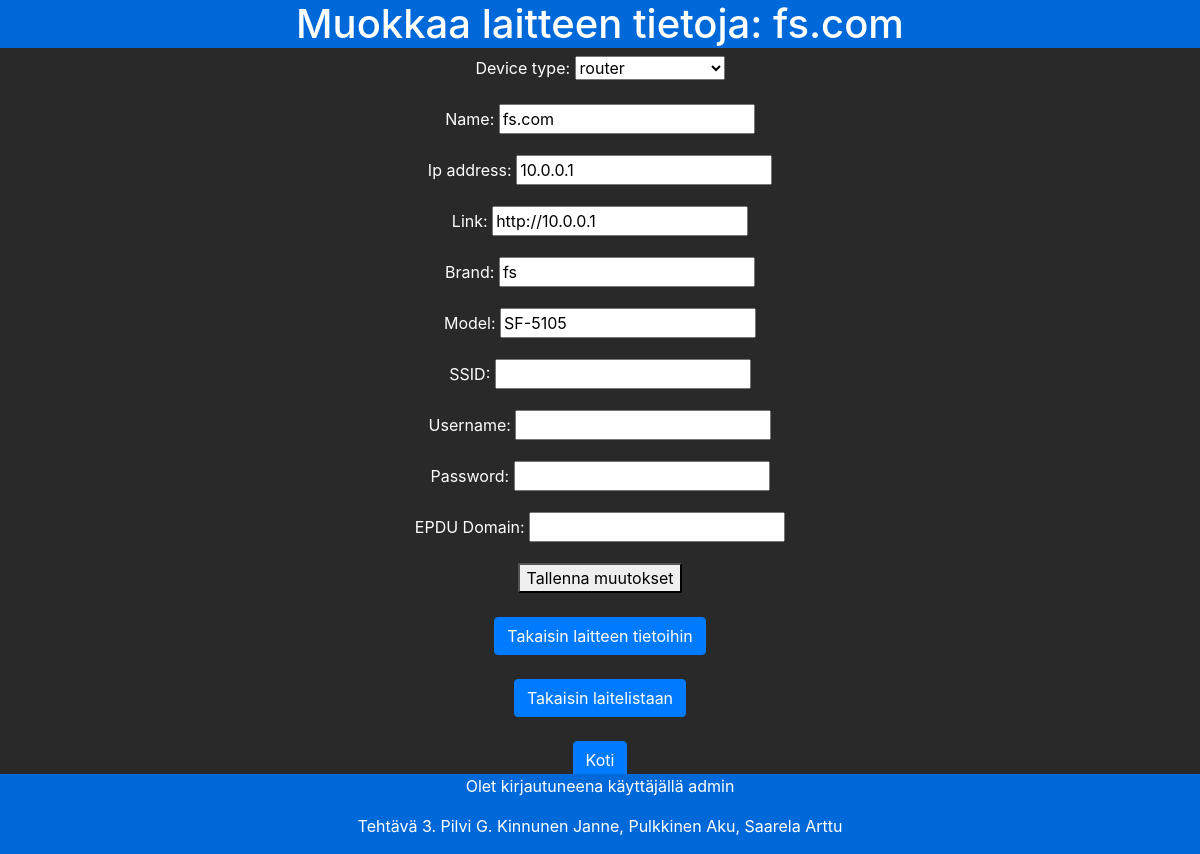
The page /devices/edit/8/ (signed in) on the database its author committed.
### devices/models.py (models this page shows, shortened)
class Device(models.Model):
    TYPE_CHOICES = [
        ('router', 'router'),
        ('switch', 'switch'),
        ('nas', 'nas'),
        ('epdu', 'epdu'),
        ('proxmox', 'proxmox'),
        ('wlan', 'wlan'),
        ('network_monitor', 'network_monitor')
    ]
    device_type = models.CharField(max_length=50, choices=TYPE_CHOICES, default='router')
    name = models.CharField(max_length=255)
    ip_address = models.GenericIPAddressField()
    link = models.URLField(blank=True, null=True)
    brand = models.CharField(max_length=255, blank=True, null=True)
    model = models.CharField(max_length=255, blank=True, null=True)
    ssid = models.CharField(max_length=255, blank=True, null=True, verbose_name="SSID")
    username = models.CharField(max_length=255, blank=True, null=True)
    password = models.CharField(max_length=255, blank=True, null=True)
    domain = models.URLField(verbose_name="ePDU Domain", blank=True, null=True)

### devices/views.py (the view)
# urls.py: path('edit/<int:device_id>/', views.edit_device, name='edit_device'),
@staff_member_required
def edit_device(request, device_id):
    device = get_object_or_404(Device, pk=device_id)
    if request.method == "POST":
        form = DeviceForm(request.POST, instance=device)
        if form.is_valid():
            form.save()
            return redirect('device_detail', device_id=device.id)
    else:
        form = DeviceForm(instance=device)
    return render(request, 'devices/edit_device.html', {'form': form})

### devices/forms.py
class DeviceForm(forms.ModelForm):
    class Meta:
        model = Device
        fields = ['device_type', 'name', 'ip_address', 'link', 'brand', 'model', 'ssid', 'username', 'password', 'domain']

### devices/templates/devices/edit_device.html (shortened to what this page needs)
{% extends "base.html" %}
{% block content %}
    <h1>Muokkaa laitteen tietoja: {{ form.instance.name }}</h1>
    <form method="post">
        {{ form.as_p }}
        <button type="submit">Tallenna muutokset</button>
    </form>
    <br>
    <a href="{% url 'device_detail' form.instance.id %}" class="btn btn-primary">Takaisin laitteen tietoihin</a>
    <br><br>
    <a href="{% url 'list_devices' %}" class="btn btn-primary">Takaisin laitelistaan</a>
    <br><br>
    <a href="{% url 'home' %}" class="btn btn-primary">Koti</a>
{% endblock %}

### labrapalvelut/templates/base.html (shortened to what this page needs)
<!DOCTYPE html>
<html lang="en">
<head>
    <link href="https://maxcdn.bootstrapcdn.com/bootstrap/4.5.2/css/bootstrap.min.css" rel="stylesheet">
    {% load static %}
    <link rel="stylesheet" type="text/css" href="{% static 'labrapalvelut/styles.css' %}">
</head>
<body>
    <main>
        {% block content %}{% endblock %}
    </main>
    <footer>
        {% if user.is_authenticated %}
            <p>Olet kirjautuneena käyttäjällä {{user.username}}</p>
        {% endif %}
        <p>Tehtävä 3. Pilvi G. Kinnunen Janne, Pulkkinen Aku, Saarela Arttu</p>
    </footer>
</body>
</html>

### labrapalvelut/static/labrapalvelut/styles.css (style rules this page uses)
body { background-color: #292929fe; text-align: center; height: 50%; width: 100%; padding-bottom: 75px; }
h1 { color: white ; background-color: rgb(0, 105, 217); }
p { color: white; }
a { color: rgb(0, 105, 217); text-align: center; }
footer { text-align: center; position: fixed; bottom: 0px; width: 100%; background-color: rgb(0, 105, 217); }

### rows shown on the page
Device: instance.name "fs.com", device_type "router", name "fs.com", ip_address "10.0.0.1", link "http://10.0.0.1", brand "fs", model "SF-5105"

### other values the page prints
{{ user.username }} "admin"
